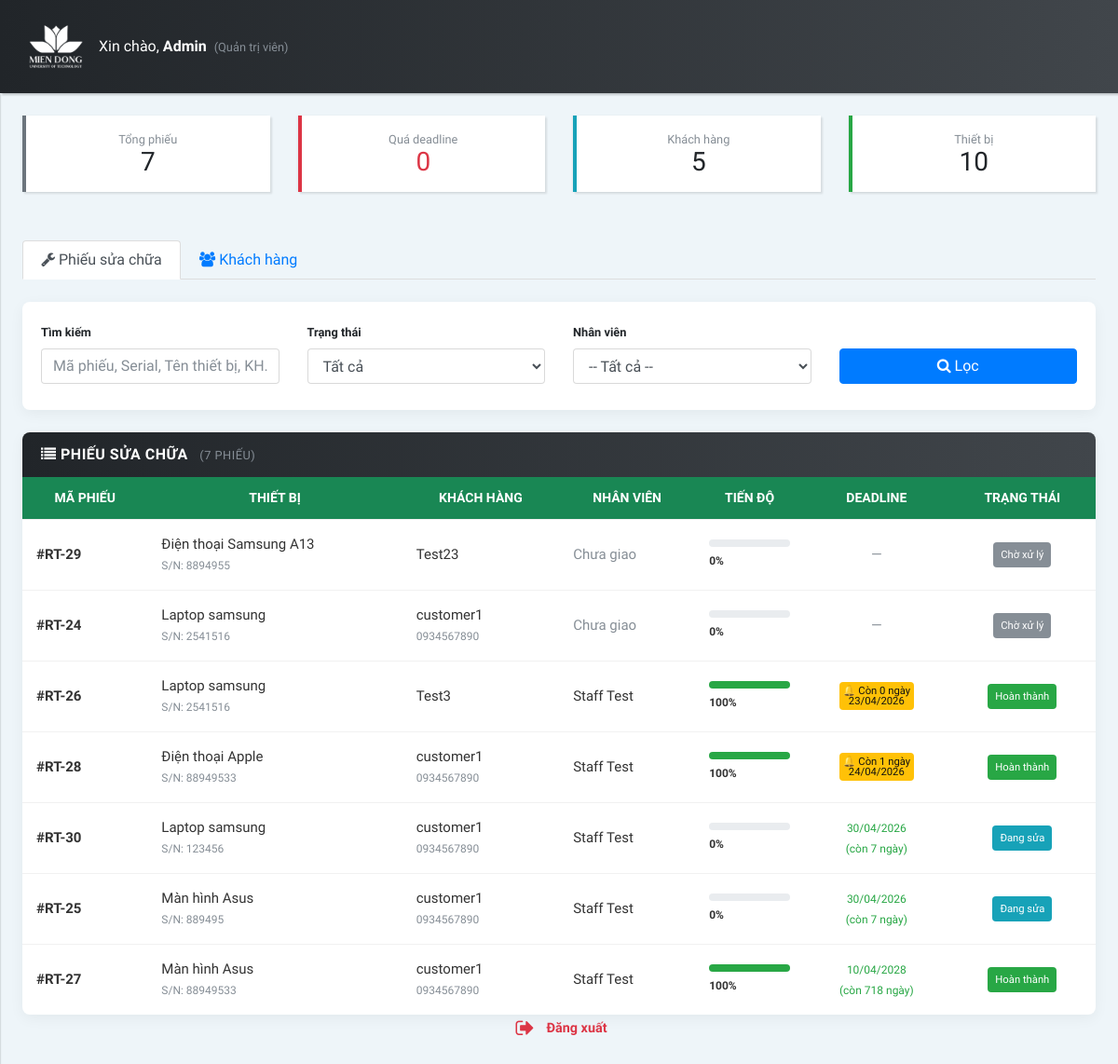
Screenshot of /frontend/admin/tracuu_admin.php (signed in) with the database file from the repository.
### tables this page shows
CREATE TABLE `repair_tickets` (
  `id` int(11) NOT NULL,
  `device_id` int(11) DEFAULT NULL,
  `device_name` varchar(150) DEFAULT NULL,
  `reported_serial` varchar(100) DEFAULT NULL,
  `customer_id` int(11) NOT NULL,
  `assigned_to` int(11) DEFAULT NULL,
  `user_id` int(11) DEFAULT NULL,
  `received_date` date DEFAULT NULL,
  `assigned_date` date DEFAULT NULL,
  `due_date` date DEFAULT NULL,
  `description` text DEFAULT NULL,
  `status` enum('pending','repairing','completed','cancelled') DEFAULT 'pending',
  `progress` int(3) NOT NULL DEFAULT 0,
  `created_at` timestamp NOT NULL DEFAULT current_timestamp(),
  `updated_at` timestamp NOT NULL DEFAULT current_timestamp() ON UPDATE current_timestamp(),
  `estimated_cost` int(11) DEFAULT 0 COMMENT 'Chi phí sửa chữa dự kiến (Báo giá)',
  `customer_approval` enum('waiting','approved','rejected') DEFAULT 'waiting' COMMENT 'Trạng thái khách hàng duyệt báo giá'
);

CREATE TABLE `customers` (
  `id` int(11) NOT NULL,
  `name` varchar(150) NOT NULL,
  `phone` varchar(50) DEFAULT NULL,
  `email` varchar(150) NOT NULL,
  `password` varchar(255) NOT NULL,
  `address` text DEFAULT NULL,
  `created_at` timestamp NOT NULL DEFAULT current_timestamp(),
  `updated_at` timestamp NOT NULL DEFAULT current_timestamp() ON UPDATE current_timestamp()
);

CREATE TABLE `users` (
  `id` int(11) NOT NULL,
  `name` varchar(100) DEFAULT NULL,
  `email` varchar(150) DEFAULT NULL,
  `password` varchar(255) NOT NULL,
  `role` enum('admin','manager','staff') NOT NULL DEFAULT 'staff',
  `created_at` timestamp NOT NULL DEFAULT current_timestamp(),
  `updated_at` timestamp NOT NULL DEFAULT current_timestamp() ON UPDATE current_timestamp()
);

### frontend/admin/tracuu_admin.php (the view, shortened to what this page needs)
<?php
require_once "../../backend/config/database.php";
$today         = date('Y-m-d');
$stats = mysqli_fetch_assoc(mysqli_query($conn,
    "SELECT
        COUNT(*) as total,
        SUM(status='pending') as pending,
        SUM(status='repairing') as repairing,
        SUM(status='completed') as completed,
        SUM(due_date < '$today' AND status NOT IN ('completed','cancelled')) as overdue
     FROM repair_tickets"));
$total_customers = mysqli_fetch_assoc(mysqli_query($conn, "SELECT COUNT(*) as n FROM customers"))['n'];
$total_devices   = mysqli_fetch_assoc(mysqli_query($conn, "SELECT COUNT(*) as n FROM devices"))['n'];
$tab = $_GET['tab'] ?? 'tickets';
$search       = trim($_GET['q'] ?? '');
$filter_status= $_GET['status'] ?? 'all';
$ticket_results = [];
if ($tab === 'tickets') {
    $sql = "SELECT rt.id, rt.status, rt.progress, rt.due_date,
                   COALESCE(d.name, rt.device_name) AS device_name, COALESCE(d.serial_number, rt.reported_serial) AS serial_number,
                   c.name AS customer_name, c.phone,
                   u.name AS staff_name
            FROM repair_tickets rt
            LEFT JOIN devices d ON d.id = rt.device_id
            JOIN customers c ON c.id = rt.customer_id
            LEFT JOIN users u ON u.id = rt.user_id
            WHERE 1=1";
    $sql.=" ORDER BY
        CASE WHEN rt.due_date IS NOT NULL AND rt.due_date < '$today' AND rt.status NOT IN ('completed','cancelled') THEN 0 ELSE 1 END,
        rt.due_date ASC, rt.id DESC";
    $stmt=mysqli_prepare($conn,$sql);
    mysqli_stmt_execute($stmt);
    $ticket_results=mysqli_fetch_all(mysqli_stmt_get_result($stmt),MYSQLI_ASSOC);
}
?>
<!DOCTYPE html>
<html lang="vi">
<head>
    <link rel="stylesheet" href="css/bootstrap.min.css">
    <link rel="stylesheet" href="font-awesome-4.7.0/css/font-awesome.min.css">
    <link rel="stylesheet" href="css/style.default.css">
    <link rel="stylesheet" href="css/style.css">
</head>
<body>
<header class="header">
    <nav class="navbar navbar-expand-lg">
        <div class="container-fluid">
            <div class="navbar-holder d-flex align-items-center justify-content-between">
                <div class="navbar-header d-flex align-items-center w-100">
                    <a href="admin.php" class="navbar-brand">
                        <div class="brand-text brand-big hidden-lg-down">
                            <img src="img/logo.png" width="60" alt="Logo" class="img-fluid">
                        </div>
                    </a>
                    <ul class="nav-menu list-unstyled d-flex flex-md-row align-items-md-center mb-0" style="margin-left:auto;gap:20px;">
                        <li class="nav-item text-white">
                            Xin chào, <strong><?= htmlspecialchars($_SESSION['name']??'') ?></strong>
                            <small class="text-muted ml-1">(Quản trị viên)</small>
                        </li>
                    </ul>
                </div>
            </div>
        </div>
    </nav>
</header>
<div class="page-content d-flex align-items-stretch">
    <nav class="side-navbar">
        <div style="position:absolute;bottom:20px;left:0;right:0;padding:0 10px;">
            <a href="#" id="logoutBtn"
               class="d-inline-flex align-items-center py-2 px-3 text-danger font-weight-bold"
               style="width:fit-content;border-radius:6px;">
                <i class="fa fa-sign-out mr-2"></i> Đăng xuất
            </a>
        </div>
    </nav>
    <div class="content-inner w-100 p-4">
        <div class="row mb-4">
            <div class="col-6 col-md mb-2">
                <div class="card p-3 text-center" style="border-left:4px solid #6c757d;">
                    <small class="text-muted">Tổng phiếu</small>
                    <h3 class="mb-0"><?= intval($stats['total']) ?></h3>
                </div>
            </div>
            <div class="col-6 col-md mb-2">
                <div class="card p-3 text-center" style="border-left:4px solid #dc3545;">
                    <small class="text-muted">Quá deadline</small>
                    <h3 class="mb-0 text-danger"><?= intval($stats['overdue']) ?></h3>
                </div>
            </div>
            <div class="col-6 col-md mb-2">
                <div class="card p-3 text-center" style="border-left:4px solid #17a2b8;">
                    <small class="text-muted">Khách hàng</small>
                    <h3 class="mb-0"><?= intval($total_customers) ?></h3>
                </div>
            </div>
            <div class="col-6 col-md mb-2">
                <div class="card p-3 text-center" style="border-left:4px solid #28a745;">
                    <small class="text-muted">Thiết bị</small>
                    <h3 class="mb-0"><?= intval($total_devices) ?></h3>
                </div>
            </div>
        </div>
        <ul class="nav nav-tabs mb-4">
            <li class="nav-item">
                <a class="nav-link <?= $tab==='tickets'?'active':'' ?>" href="?tab=tickets">
                    <i class="fa fa-wrench"></i> Phiếu sửa chữa
                </a>
            </li>
            <li class="nav-item">
                <a class="nav-link <?= $tab==='customers'?'active':'' ?>" href="?tab=customers">
                    <i class="fa fa-users"></i> Khách hàng
                </a>
            </li>
        </ul>
        <?php if ($tab === 'tickets'): ?>
        <div class="card card-idt-main mb-4">
            <div class="card-body">
                <form method="GET" class="row align-items-end">
                    <div class="col-md-3 mb-2">
                        <label class="small font-weight-bold">Tìm kiếm</label>
                        <input type="text" name="q" class="form-control" placeholder="Mã phiếu, Serial, Tên thiết bị, KH..." value="<?= htmlspecialchars($search) ?>">
                    </div>
                    <div class="col-md-3 mb-2">
                        <label class="small font-weight-bold">Trạng thái</label>
                        <select name="status" class="form-control">
                            <option value="all"       <?= $filter_status==='all'?'selected':''?>>Tất cả</option>
                        </select>
                    </div>
                    <div class="col-md-3 mb-2">
                        <label class="small font-weight-bold">Nhân viên</label>
                        <select name="staff_id" class="form-control">
                            <option value="0">-- Tất cả --</option>
                        </select>
                    </div>
                    <div class="col-md-3 mb-2">
                        <button type="submit" class="btn btn-primary btn-block"><i class="fa fa-search"></i> Lọc</button>
                    </div>
                </form>
            </div>
        </div>
        <div class="card card-idt-main">
            <div class="card-header-idt">
                <h4 class="title-idt"><i class="fa fa-list"></i> Phiếu sửa chữa <small class="text-muted ml-2">(<?= count($ticket_results) ?> phiếu)</small></h4>
            </div>
            <div class="card-body no-padding">
                <div class="table-responsive">
                    <table class="table idt-table-report table-hover mb-0">
                        <thead>
                            <tr>
                                <th>Mã phiếu</th><th>Thiết bị</th><th>Khách hàng</th>
                                <th>Nhân viên</th><th>Tiến độ</th>
                                <th class="text-center">Deadline</th><th class="text-center">Trạng thái</th>
                            </tr>
                        </thead>
                        <tbody>
                        <?php if(empty($ticket_results)): ?>
                            <tr><td colspan="7" class="text-center text-muted py-4">Không có phiếu nào.</td></tr>
                        <?php else: foreach($ticket_results as $r):
                            $badge='badge-secondary';$label='Chờ xử lý';
                            if($r['status']==='repairing'){$badge='badge-info';$label='Đang sửa';}
                            if($r['status']==='completed'){$badge='badge-success';$label='Hoàn thành';}
                            $dh='<span class="text-muted">—</span>';
                            if($r['due_date']){
                                $diff=(int)(new DateTime($today))->diff(new DateTime($r['due_date']))->format('%r%a');
                                $fmt=(new DateTime($r['due_date']))->format('d/m/Y');
                                if($diff<0&&!in_array($r['status'],['completed','cancelled']))
                                    $dh="<span class='badge badge-danger p-1'>⚠ Quá ".abs($diff)." ngày<br>$fmt</span>";
                                elseif($diff<=2) $dh="<span class='badge badge-warning p-1'>🔔 Còn $diff ngày<br>$fmt</span>";
                                else $dh="<small class='text-success'>$fmt<br>(còn $diff ngày)</small>";
                            }
                            $bar=intval($r['progress']);
                            $bc=$bar>=90?'bg-success':($bar<30?'bg-danger':'bg-info');
                        ?>
                            <tr>
                                <td><strong>#RT-<?= $r['id'] ?></strong></td>
                                <td><?= htmlspecialchars($r['device_name']) ?><br><small class="text-muted">S/N: <?= htmlspecialchars($r['serial_number']??'—') ?></small></td>
                                <td><?= htmlspecialchars($r['customer_name']) ?><br><small class="text-muted"><?= htmlspecialchars($r['phone']) ?></small></td>
                                <td><?= $r['staff_name']?htmlspecialchars($r['staff_name']):'<span class="text-muted">Chưa giao</span>' ?></td>
                                <td class="align-middle">
                                    <div class="progress" style="height:8px;margin-bottom:3px;"><div class="progress-bar <?= $bc ?>" style="width:<?= $bar ?>%"></div></div>
                                    <small class="font-weight-bold"><?= $bar ?>%</small>
                                </td>
                                <td class="text-center"><?= $dh ?></td>
                                <td class="text-center"><span class="badge <?= $badge ?> p-2"><?= $label ?></span></td>
                            </tr>
                        <?php endforeach; endif; ?>
                        </tbody>
                    </table>
                </div>
            </div>
        </div>
        <?php endif; ?>
    </div>
</div>
</body>
</html>

### frontend/admin/css/style.default.css (style rules this page uses)
body { font-family: 'Roboto Condensed', sans-serif; overflow-x: hidden; }
a, i, span { display: inline-block; text-decoration: none; transition: all 0.3s; }
ul { margin: 0; padding: 0; }
.container-fluid { padding: 0 30px; }
table { font-size: 0.9em; color: #666; }
.content-inner { padding:25px; width: calc(100% - 250px); background: #EEF5F9; }
button, input { outline: none !important; }
.card { border-radius: 0; border: none; margin-bottom: 20px; box-shadow: 2px 2px 2px rgba(0, 0, 0, 0.1), -1px 0 2px rgba(0, 0, 0, 0.05); }
.card-body { padding: 20px; }
.no-padding { padding: 0 !important; }
.badge { font-weight: 400; }
nav.side-navbar { background: #fff; min-width: 250px; max-width: 250px; color: #686a76; box-shadow: 1px 1px 1px rgba(0, 0, 0, 0.1); z-index: 999; }
nav.side-navbar a { color: inherit; position: relative; font-size: 0.9em; }
nav.side-navbar a i { font-size: 1.5em; width: 30px; margin-right: 10px; transition: none; }
@media (max-width: 1200px) { nav.side-navbar { margin-left: -90px; min-width: 90px; max-width: 90px; text-align: center; } }
@media (max-width: 1200px) { .content-inner { width: 100%; } }
nav.navbar { background: linear-gradient(to left, #41464b, #212529); padding-top: 15px; padding-bottom: 15px; color: #fff; position: relative; border-radius: 0; box-shadow: 2px 2px 2px rgba(0, 0, 0, 0.2); z-index: 9999; padding-left: 0; padding-right: 0; }
nav.navbar a { color: inherit; }
.nav-link { display: block; padding: .5em 1.2em; }
nav.navbar .container-fluid { width: 100%; }

### frontend/admin/css/style.css (style rules this page uses)
.card-idt-main { border: none; box-shadow: 0 4px 15px rgba(0, 0, 0, 0.05); border-radius: 8px; margin-bottom: 30px; background: #fff; overflow: hidden; }
.card-header-idt { background: linear-gradient(to left, #41464b, #212529) !important; padding: 15px 20px !important; display: flex; justify-content: space-between; align-items: center; }
.card-header-idt .title-idt { margin: 0; color: #fff !important; font-size: 16px !important; font-weight: bold !important; text-transform: uppercase; letter-spacing: 0.5px; }
.card-body.no-padding { padding: 0; }
.idt-table-report { width: 100% !important; border-collapse: collapse; margin-bottom: 0; }
.idt-table-report thead th { background-color: #198754 !important; color: #fff !important; font-size: 14px !important; padding: 12px 15px !important; border: none !important; text-transform: uppercase; text-align: center; vertical-align: middle; }
.idt-table-report tbody td { font-size: 15px !important; padding: 15px !important; vertical-align: middle !important; color: #333; border-top: 1px solid #f1f1f1; }

### rows the page displays
repair_tickets: id "29", device_name "Điện thoại Samsung A13", serial_number "8894955", customer.name "Test23", shows "Chưa giao", progress "0", label "Chờ xử lý"
repair_tickets: id "24", device_name "Laptop samsung", serial_number "2541516", customer.name "customer1", customer.phone "0934567890", shows "Chưa giao", progress "0", label "Chờ xử lý"
repair_tickets: id "26", device_name "Laptop samsung", serial_number "2541516", customer.name "Test3", user.name "Staff Test", progress "100", due_date "23/04/2026", status "Hoàn thành"
repair_tickets: id "28", device_name "Điện thoại Apple", serial_number "88949533", customer.name "customer1", customer.phone "0934567890", user.name "Staff Test", progress "100", due_date "24/04/2026", status "Hoàn thành"
repair_tickets: id "30", device_name "Laptop samsung", serial_number "123456", customer.name "customer1", customer.phone "0934567890", user.name "Staff Test", progress "0", due_date "30/04/2026", status "Đang sửa"
repair_tickets: id "25", device_name "Màn hình Asus", serial_number "889495", customer.name "customer1", customer.phone "0934567890", user.name "Staff Test", progress "0", due_date "30/04/2026", status "Đang sửa"
repair_tickets: id "27", device_name "Màn hình Asus", serial_number "88949533", customer.name "customer1", customer.phone "0934567890", user.name "Staff Test", progress "100", due_date "10/04/2028", status "Hoàn thành"

### other values shown
$_SESSION['name'] "Admin"
$stats['total'] "7"
$stats['overdue'] "0"
$total_customers "5"
$total_devices "10"
count($ticket_results) "7"
